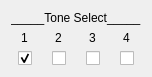
   <widget class="QWidget" name="layoutWidget">
    <property name="geometry">
     <rect>
      <x>755</x>
      <y>5</y>
      <width>146</width>
      <height>57</height>
     </rect>
    </property>
    <layout class="QGridLayout" name="gridLayout">
     <item row="1" column="0" alignment="Qt::AlignHCenter">
      <widget class="QLabel" name="label_toneselect1">
       <property name="text">
        <string>1</string>
       </property>
      </widget>
     </item>
     <item row="1" column="1" alignment="Qt::AlignHCenter">
      <widget class="QLabel" name="label_toneselect2">
       <property name="text">
        <string>2</string>
       </property>
      </widget>
     </item>
     <item row="1" column="2" alignment="Qt::AlignHCenter">
      <widget class="QLabel" name="label_toneselect3">
       <property name="text">
        <string>3</string>
       </property>
      </widget>
     </item>
     <item row="1" column="3" alignment="Qt::AlignHCenter">
      <widget class="QLabel" name="label_toneselect4">
       <property name="text">
        <string>4</string>
       </property>
      </widget>
     </item>
     <item row="2" column="0" alignment="Qt::AlignHCenter">
      <widget class="QCheckBox" name="checkBox_tone1">
       <property name="layoutDirection">
        <enum>Qt::LeftToRight</enum>
       </property>
       <property name="text">
        <string/>
       </property>
       <property name="checked">
        <bool>true</bool>
       </property>
      </widget>
     </item>
     <item row="2" column="1" alignment="Qt::AlignHCenter">
      <widget class="QCheckBox" name="checkBox_tone2">
       <property name="layoutDirection">
        <enum>Qt::LeftToRight</enum>
       </property>
       <property name="text">
        <string/>
       </property>
      </widget>
     </item>
     <item row="2" column="2" alignment="Qt::AlignHCenter">
      <widget class="QCheckBox" name="checkBox_tone3">
       <property name="layoutDirection">
        <enum>Qt::LeftToRight</enum>
       </property>
       <property name="text">
        <string/>
       </property>
      </widget>
     </item>
     <item row="2" column="3" alignment="Qt::AlignHCenter">
      <widget class="QCheckBox" name="checkBox_tone4">
       <property name="layoutDirection">
        <enum>Qt::LeftToRight</enum>
       </property>
       <property name="text">
        <string/>
       </property>
      </widget>
     </item>
     <item row="0" column="0" colspan="4" alignment="Qt::AlignHCenter">
      <widget class="QLabel" name="label_toneselect">
       <property name="text">
        <string>_____Tone Select_____</string>
       </property>
      </widget>
     </item>
    </layout>
   </widget>
